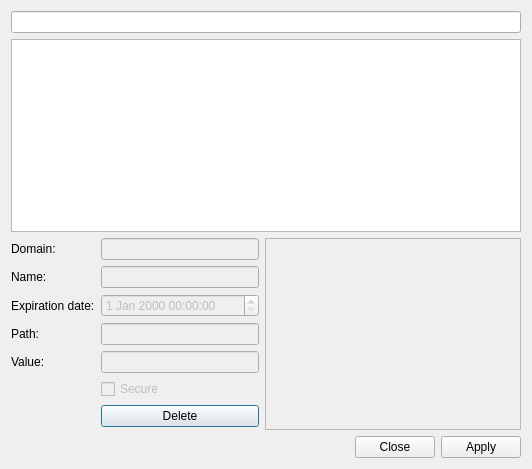
<?xml version="1.0" encoding="UTF-8"?>
<ui version="4.0">
 <class>CookiesEditDialog</class>
 <widget class="QDialog" name="CookiesEditDialog">
  <property name="geometry">
   <rect>
    <x>0</x>
    <y>0</y>
    <width>532</width>
    <height>469</height>
   </rect>
  </property>
  <property name="windowTitle">
   <string>Cookies Editor</string>
  </property>
  <property name="windowIcon">
   <iconset resource="resources.qrc">
    <normaloff>:/resources/images/poshuku.svg</normaloff>:/resources/images/poshuku.svg</iconset>
  </property>
  <layout class="QVBoxLayout" name="verticalLayout_2">
   <item>
    <widget class="QLineEdit" name="FilterLine_"/>
   </item>
   <item>
    <widget class="QTreeView" name="CookiesView_"/>
   </item>
   <item>
    <layout class="QHBoxLayout" name="horizontalLayout">
     <item>
      <layout class="QFormLayout" name="formLayout">
       <property name="fieldGrowthPolicy">
        <enum>QFormLayout::AllNonFixedFieldsGrow</enum>
       </property>
       <item row="0" column="0">
        <widget class="QLabel" name="label">
         <property name="text">
          <string>Domain:</string>
         </property>
        </widget>
       </item>
       <item row="0" column="1">
        <widget class="QLineEdit" name="DomainEdit_">
         <property name="enabled">
          <bool>false</bool>
         </property>
        </widget>
       </item>
       <item row="1" column="0">
        <widget class="QLabel" name="label_3">
         <property name="text">
          <string>Name:</string>
         </property>
        </widget>
       </item>
       <item row="1" column="1">
        <widget class="QLineEdit" name="NameEdit_">
         <property name="enabled">
          <bool>false</bool>
         </property>
        </widget>
       </item>
       <item row="2" column="0">
        <widget class="QLabel" name="label_2">
         <property name="text">
          <string>Expiration date:</string>
         </property>
        </widget>
       </item>
       <item row="2" column="1">
        <widget class="QDateTimeEdit" name="ExpirationEdit_">
         <property name="enabled">
          <bool>false</bool>
         </property>
        </widget>
       </item>
       <item row="3" column="0">
        <widget class="QLabel" name="label_4">
         <property name="text">
          <string>Path:</string>
         </property>
        </widget>
       </item>
       <item row="3" column="1">
        <widget class="QLineEdit" name="PathEdit_">
         <property name="enabled">
          <bool>false</bool>
         </property>
        </widget>
       </item>
       <item row="4" column="0">
        <widget class="QLabel" name="label_5">
         <property name="text">
          <string>Value:</string>
         </property>
        </widget>
       </item>
       <item row="4" column="1">
        <widget class="QLineEdit" name="ValueEdit_">
         <property name="enabled">
          <bool>false</bool>
         </property>
        </widget>
       </item>
       <item row="5" column="1">
        <widget class="QCheckBox" name="SecureEdit_">
         <property name="enabled">
          <bool>false</bool>
         </property>
         <property name="text">
          <string>Secure</string>
         </property>
        </widget>
       </item>
       <item row="6" column="1">
        <widget class="QPushButton" name="Delete_">
         <property name="text">
          <string>Delete</string>
         </property>
        </widget>
       </item>
      </layout>
     </item>
     <item>
      <layout class="QVBoxLayout" name="verticalLayout">
       <item>
        <widget class="QPlainTextEdit" name="RawCookieEdit_">
         <property name="enabled">
          <bool>false</bool>
         </property>
        </widget>
       </item>
      </layout>
     </item>
    </layout>
   </item>
   <item>
    <widget class="QDialogButtonBox" name="ButtonBox_">
     <property name="orientation">
      <enum>Qt::Horizontal</enum>
     </property>
     <property name="standardButtons">
      <set>QDialogButtonBox::Apply|QDialogButtonBox::Close</set>
     </property>
    </widget>
   </item>
  </layout>
 </widget>
 <resources>
  <include location="resources.qrc"/>
 </resources>
 <connections>
  <connection>
   <sender>ButtonBox_</sender>
   <signal>accepted()</signal>
   <receiver>CookiesEditDialog</receiver>
   <slot>accept()</slot>
   <hints>
    <hint type="sourcelabel">
     <x>248</x>
     <y>254</y>
    </hint>
    <hint type="destinationlabel">
     <x>157</x>
     <y>274</y>
    </hint>
   </hints>
  </connection>
  <connection>
   <sender>ButtonBox_</sender>
   <signal>rejected()</signal>
   <receiver>CookiesEditDialog</receiver>
   <slot>reject()</slot>
   <hints>
    <hint type="sourcelabel">
     <x>316</x>
     <y>260</y>
    </hint>
    <hint type="destinationlabel">
     <x>286</x>
     <y>274</y>
    </hint>
   </hints>
  </connection>
 </connections>
</ui>
